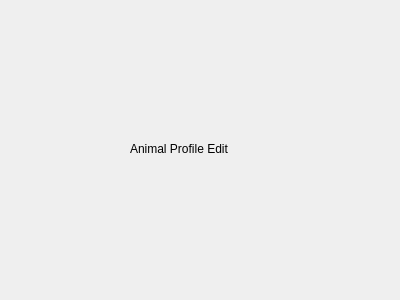
<?xml version="1.0" encoding="UTF-8"?>
<ui version="4.0">
 <class>AnimalProfileEditDialog</class>
 <widget class="QDialog" name="AnimalProfileEditDialog">
  <property name="geometry">
   <rect>
    <x>0</x>
    <y>0</y>
    <width>400</width>
    <height>300</height>
   </rect>
  </property>
  <property name="windowTitle">
   <string>Dialog</string>
  </property>
  <widget class="QLabel" name="label">
   <property name="geometry">
    <rect>
     <x>130</x>
     <y>140</y>
     <width>131</width>
     <height>17</height>
    </rect>
   </property>
   <property name="text">
    <string>Animal Profile Edit</string>
   </property>
  </widget>
 </widget>
 <resources/>
 <connections/>
</ui>
